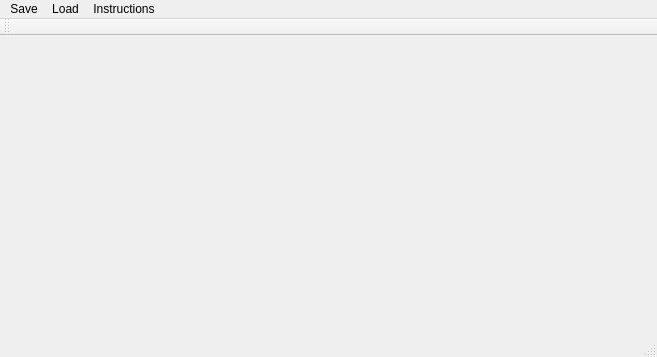
<?xml version="1.0" encoding="UTF-8"?>
<ui version="4.0">
 <class>MainWindow</class>
 <widget class="QMainWindow" name="MainWindow">
  <property name="geometry">
   <rect>
    <x>0</x>
    <y>0</y>
    <width>657</width>
    <height>357</height>
   </rect>
  </property>
  <property name="windowTitle">
   <string>MainWindow</string>
  </property>
  <widget class="QWidget" name="centralWidget"/>
  <widget class="QMenuBar" name="menuBar">
   <property name="geometry">
    <rect>
     <x>0</x>
     <y>0</y>
     <width>657</width>
     <height>21</height>
    </rect>
   </property>
   <widget class="QMenu" name="menuMenu1">
    <property name="title">
     <string>Save</string>
    </property>
    <addaction name="actionSave1"/>
    <addaction name="actionSave2"/>
    <addaction name="actionSave3"/>
   </widget>
   <widget class="QMenu" name="menuLoad">
    <property name="title">
     <string>Load</string>
    </property>
    <addaction name="actionLoad1"/>
    <addaction name="actionLoad2"/>
    <addaction name="actionLoad3"/>
   </widget>
   <widget class="QMenu" name="menuInstructions">
    <property name="title">
     <string>Instructions</string>
    </property>
   </widget>
   <addaction name="menuMenu1"/>
   <addaction name="menuLoad"/>
   <addaction name="menuInstructions"/>
  </widget>
  <widget class="QToolBar" name="mainToolBar">
   <attribute name="toolBarArea">
    <enum>TopToolBarArea</enum>
   </attribute>
   <attribute name="toolBarBreak">
    <bool>false</bool>
   </attribute>
  </widget>
  <widget class="QStatusBar" name="statusBar"/>
  <action name="actionSave1">
   <property name="text">
    <string>Save1</string>
   </property>
  </action>
  <action name="actionSave2">
   <property name="text">
    <string>Save2</string>
   </property>
  </action>
  <action name="actionSave3">
   <property name="text">
    <string>Save3</string>
   </property>
  </action>
  <action name="actionLoad1">
   <property name="text">
    <string>Load1</string>
   </property>
  </action>
  <action name="actionLoad2">
   <property name="text">
    <string>Load2</string>
   </property>
  </action>
  <action name="actionLoad3">
   <property name="text">
    <string>Load3</string>
   </property>
  </action>
 </widget>
 <layoutdefault spacing="6" margin="11"/>
 <resources/>
 <connections/>
</ui>
